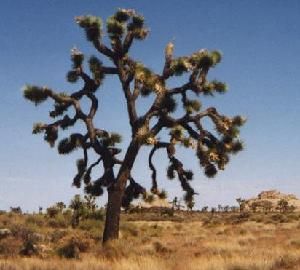
#> input picture 7 lsh/target.jpg, 300 x 270 px, given in place of 1.jpg, which was not available
$ jupyter execute --allow-errors test.ipynb   (text cells are left out)
#> lines starting #> are read from the running program, lines starting #| are printed output that depends on the picture; pictures that were not available may be replaced by others from this repository, and a replacement may not be noted
#> further down, img_bgr is the input picture: shape (270, 300, 3); mean B, G, R 124.8, 118.2, 117.2
### 7 lsh/features.py
import numpy as np

def color_histogram(img):
    '''
    Compute the components of the color histogram of the image.

    Input: `img`: Input image
    Output: `data`: Components of the histogram
    '''
    data = [0] * 3
    for i in range(3):
        data[i] = np.sum(img[:, :, i])
    return list(map(lambda x: x / sum(data), data))


def extract(img):
    '''
    Extract feature from the image.

    Input: `img`: Input image
    Output: `feature`: Feature vector of the image
    '''
    H, W, _ = img.shape
    tl, tr, bl, br = img[:H // 2, :W // 2, :], img[H // 2 + 1:, :W // 2, :], \
        img[:H // 2, W // 2:, :], img[H // 2 + 1:, W // 2:, :]
    vector = color_histogram(tl) + color_histogram(tr) + \
        color_histogram(bl) + color_histogram(br)
    for i in range(len(vector)):
        if (vector[i] < 0.32):
            vector[i] = 0
        elif (0.32 <= vector[i] < 0.35):
            vector[i] = 1
        else:
            vector[i] = 2
    return np.array(vector)

### 7 lsh/lsh.py
import numpy as np
import random


class LSHashTable:
    def __init__(self, number, dimension, base):
        '''
        Input: `number`: number of hash tables (l)
               `dimension`: dimension of each feature (d)
               `base`: size of each base (k)
        '''
        # Initialize hash tables
        self.tables = []
        for i in range(number):
            self.tables.append({})

        # Generate hash functions
        self.bases = []
        for i in range(number):
            self.bases.append(random.sample(range(dimension * 2), base))


    def hash(self, feature, base):
        '''
        Hashing the input feature vector.

        Input: `feature`: Input feature vector
               `base`: Base used in the hash function
        Output: number of bucket for the feature
        '''
        bucket = []
        for i in range(1, len(feature) + 1):
            for x in filter(lambda p: (i - 1) * 2 < p <= i * 2, base):
                if x - (i - 1) * 2 <= feature[i - 1]:
                    bucket.append('1')
                else:
                    bucket.append('0')
        return int(''.join(bucket), 2)


    def insert(self, feature, label):
        '''
        Insert a feature into the LSHashTable.

        Input: `feature`: Input feature vector
               `label`: Label corresponding to the feature
        '''
        for i, table in enumerate(self.tables):
            bucket = self.hash(feature, self.bases[i])
            if bucket not in table:
                table[bucket] = {
                    'label': label,
                    'feature': feature
                }


    # [16 lines left out: function search, not called in this run]

### 7 lsh/sift_features.py
import numpy as np
import cv2

sift = cv2.SIFT_create()
def sift_feature(img):
    '''
    Compute the components of the SIFT feature of the image

    Input: `img`: Input image
    Output: `data`: Components of the SIFT feature
    '''
    img_gray = cv2.cvtColor(img, cv2.COLOR_RGB2GRAY)
    kp, des = sift.detectAndCompute(img_gray, None)
    data = [0] * 128
    for i in range(128):
        data[i] = sum(des[:, i])
    return list(map(lambda x: x / sum(data), data))


def extract(img):
    '''
    Extract feature from the image.

    Input: `img`: Input image
    Output: `feature`: Feature vector of the image
    '''
    vector = sift_feature(img)
    for i in range(len(vector)):
        if (vector[i] < 0.005):
            vector[i] = 0
        elif (0.005 <= vector[i] < 0.008):
            vector[i] = 1
        else:
            vector[i] = 2
    return np.array(vector)

### 7 lsh/test.ipynb
[cell 1]
import cv2
import numpy as np
from matplotlib import pyplot as plt

[cell 2]
import time
def time_execution(code):
    start = time.perf_counter()
    result = eval(code)
    run_time = time.perf_counter() - start
    return run_time, result

[cell 3]
imgs = []
#> (the rest of this cell did not finish here and is left out)

[cell 4]
import features

img_features = []
for img in imgs:
    feature = features.extract(img)
    img_features.append(feature)
    print(feature)
#> this loop made 2 passes
#> feature on passes 1 to 2: [0, 1, 2, 2, 1, 0, 0, 1, 2, 2, 1, 0], [0, 1, 2, 2, 1, 0, 0, 1, 2, 2, 1, 0]
#| [0 1 2 2 1 0 0 1 2 2 1 0]
#| [0 1 2 2 1 0 0 1 2 2 1 0]
#> pass 1, in extract, `tl, tr, bl, br = img[:H // 2, :W // 2, :], img[H // 2 + 1:, :W // 2, :..`:
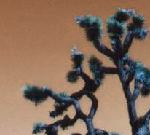
#> tl: shape (135, 150, 3); mean of channels 0, 1, 2 90.7, 107.5, 132.8; drawn as B, G, R
#> pass 1, in extract, `tl, tr, bl, br = img[:H // 2, :W // 2, :], img[H // 2 + 1:, :W // 2, :..`:
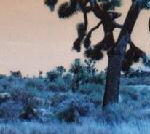
#> tr: shape (134, 150, 3); mean of channels 0, 1, 2 129.3, 115.2, 104.3; drawn as B, G, R
#> pass 1, in extract, `tl, tr, bl, br = img[:H // 2, :W // 2, :], img[H // 2 + 1:, :W // 2, :..`:
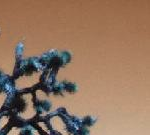
#> bl: shape (135, 150, 3); mean of channels 0, 1, 2 95.2, 116.3, 145.6; drawn as B, G, R
#> pass 1, in extract, `tl, tr, bl, br = img[:H // 2, :W // 2, :], img[H // 2 + 1:, :W // 2, :..`:
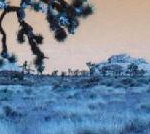
#> br: shape (134, 150, 3); mean of channels 0, 1, 2 154.3, 134, 116.3; drawn as B, G, R
#> after the loop, img_features = [[0, 1, 2, 2, 1, 0, 0, 1, 2, 2, 1, 0], [0, 1, 2, 2, 1, 0, 0, 1, 2, 2, 1, 0]]

[cell 5]
import lsh

table = lsh.LSHashTable(4, 12, 6)
for i, feature in enumerate(img_features):
    table.insert(feature, i + 1)
#> this loop made 2 passes

#> (a cell that did not finish here is left out)

[cell 7]
train_data = np.array(img_features, dtype='float32')
labels = np.array(range(1, 41), dtype='float32')
#> (the rest of this cell did not finish here and is left out)

[cell 8]
knn = cv2.ml.KNearest_create()
#> (the rest of this cell did not finish here and is left out)

[cell 9]
import sift_features

img_features = []
for img in imgs:
    feature = sift_features.extract(img)
    img_features.append(feature)
#> this loop made 2 passes
#> pass 1, in sift_feature, `img_gray = cv2.cvtColor(img, cv2.COLOR_RGB2GRAY)`:
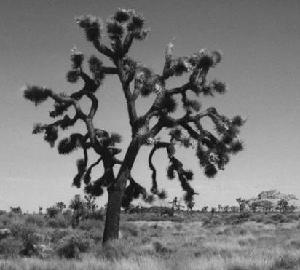
#> img_gray: shape (270, 300); min 1, max 218, mean 118.7
#> after the loop, img_features = 2 items

[cell 10]
table = lsh.LSHashTable(16, 128, 16)
for i, feature in enumerate(img_features):
    table.insert(feature, i + 1)
